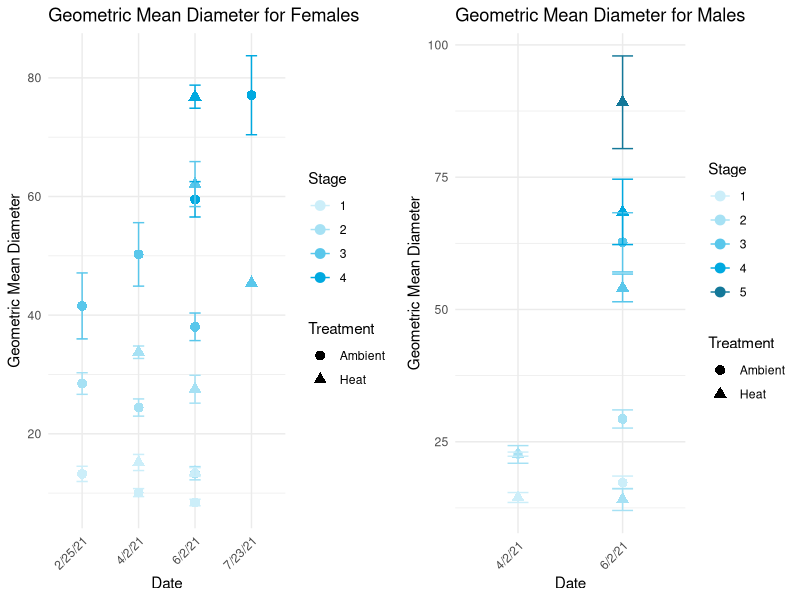
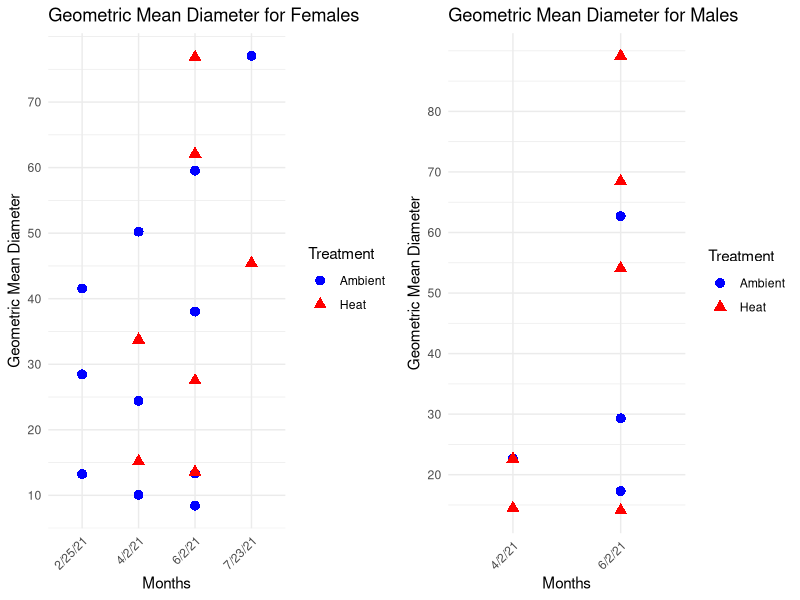
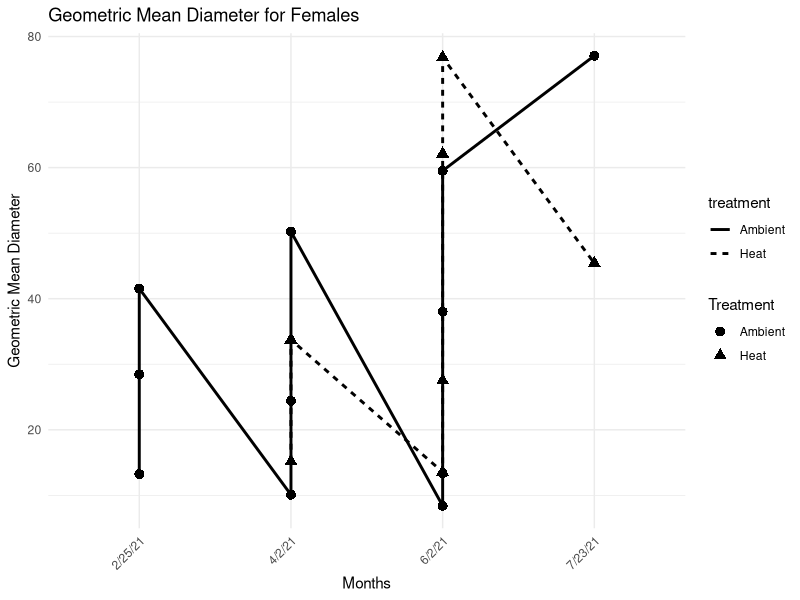
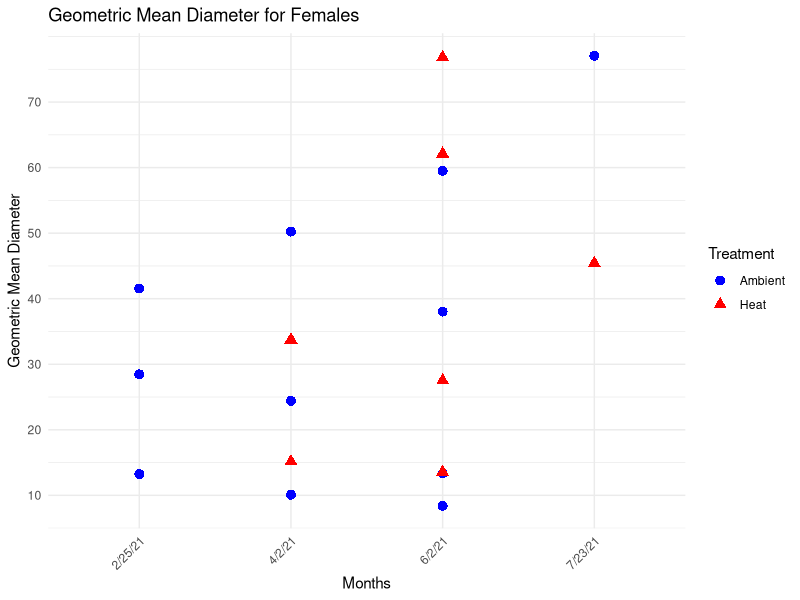
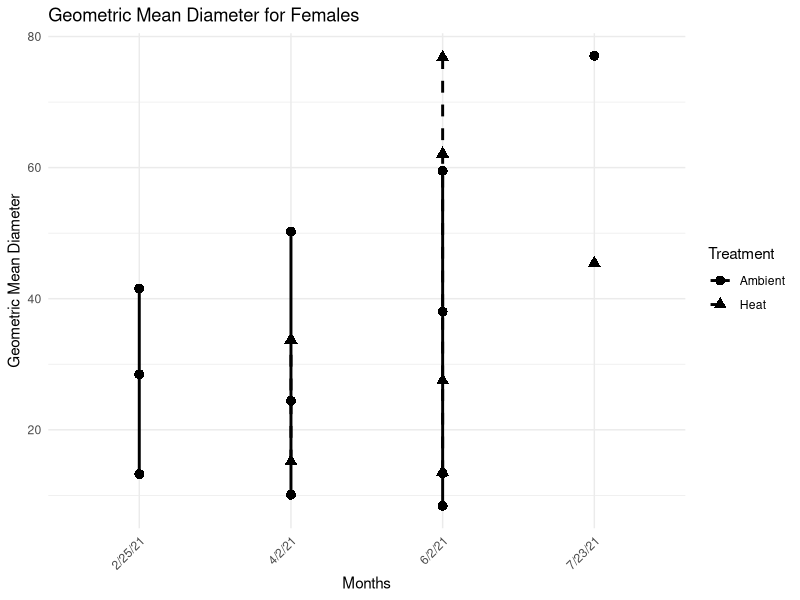
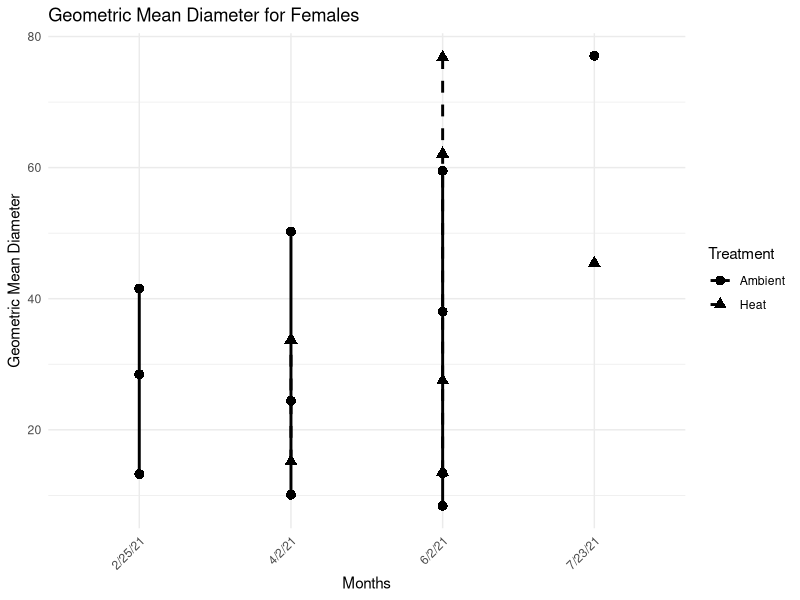
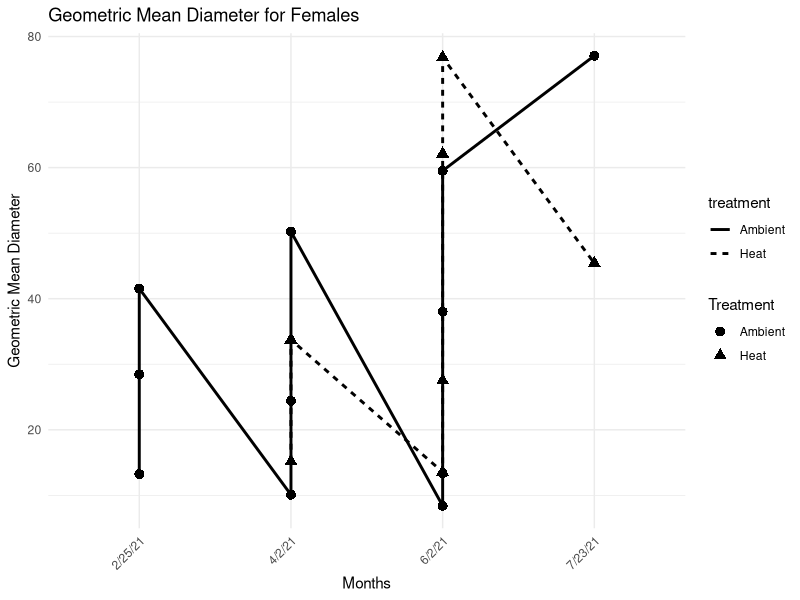
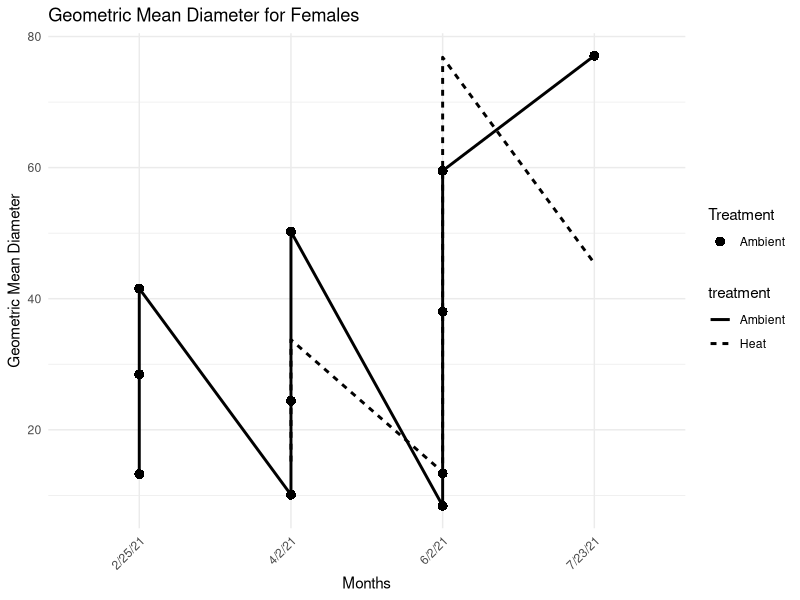

Recreate these plots in R, in order. (Note: this script raises an error after producing the figures.)
## ---- chunk 1
knitr::opts_chunk$set(echo = TRUE)

library(tidyverse)
library(readr)
if (!require(gridExtra)) {
  install.packages("gridExtra")
  library(gridExtra)
}

## ---- chunk 2
Size <- read.csv("../data/astrangia_histology_size.csv", header = T, na.strings = c("", "NA")) %>% 
  select(full_sample_id, timepoint, date, treatment, sex, stage, length, width) %>% 
  filter(treatment %in% c("Ambient", "Heat"))

## ---- chunk 3
Size_calc <- Size %>%
  mutate(
    geo.mean = sqrt(length * width),
    geo.mean.vol = pi * ((geo.mean / 2) ^ 2)
  )

## ---- chunk 4
std.error <- function(x) {
  sd(x, na.rm = TRUE) / sqrt(length(na.omit(x)))
}

Size_calc$date <- as.Date(Size_calc$date, format = "%m/%d/%y")


## ---- chunk 5
unique_dates <- unique(Size_calc$date)
print(unique_dates)
print(length(unique_dates))
## ---- chunk 6
# Convert date column to factor with desired labels
size.means <- Size_calc %>%
  group_by(date, sex, treatment, stage) %>%
  summarise(
    gm = mean(geo.mean, na.rm = TRUE), 
    sem = std.error(geo.mean),
    n = n(),
    .groups = 'drop'
  ) %>%
  mutate(
    date = factor(date, labels = c("2/25/21", "4/2/21", "6/2/21", "7/23/21", "8/25/21")),
    sex = factor(sex, levels = c("male", "female")),
    stage = factor(stage, levels = 1:5),
    descriptive_date = factor(date, 
                              levels = c("2/25/21", "4/2/21", "6/2/21", "7/23/21", "8/25/21"), 
                              labels = c("Febuary", "Early April", "Early June", "July", "August")))
  


## ---- chunk 7
#size.means$treatment <- factor(size.means$treatment, levels = c("field", "ambient", "high"))
#size.means$date <- factor(size.means$date, levels = c("February", "Early April", "Late April", "Early June", "Late June", "July", "September"))
#size.means$sex <- factor(size.means$sex, levels = c("male", "female"))

#size.means$date <- factor(size.means$date, levels = c("2/25/21","4/11/21", "4/29/21","6/4/21", "6/26/21","7/24/21", "9/2/21"))
#size.means$sex <- factor(size.means$sex, levels = c("male", "female"))

## ---- chunk 8
#size.means <- size.means %>%
  #mutate(
    #treatment = factor(treatment, levels = c("Field", "Ambient", "High")),
    #date = factor(date, levels = c("February", "Early April", "Late April", "Early June", "Late June", "July", "September")),
    #sex = factor(sex, levels = c("male", "female"))
  #)

#GETTING RID OF FOR ONLY A TEST
## ---- chunk 9
#size.means_female <- size.means %>% filter(sex == "female")

#size.means_female <- size.means %>% filter(sex == "female", treatment %in% c("Ambient", "Heat"))
#size.means_male <- size.means %>% filter(sex == "male", treatment %in% c("Ambient", "Heat"))

size.means_female <- size.means %>% filter(sex == "female", treatment %in% c("Ambient", "Heat"))
size.means_male <- size.means %>% filter(sex == "male", treatment %in% c("Ambient", "Heat"))

## ---- chunk 10
std.error <- function(x) {
  n <- sum(!is.na(x))
  if (n <= 1) {
    return(NA)
  } else {
    return(sd(x, na.rm = TRUE) / sqrt(n))
  }
}

# Apply the custom function within summarise
## ---- chunk 11
vol.means <- Size_calc %>%
  group_by(treatment, date, sex) %>%
  summarise(
    gm = mean(geo.mean.vol, na.rm = TRUE), 
    sem = std.error(geo.mean.vol),
    n = n(),
    .groups = 'drop'  # This ensures the grouped output is not grouped further
  ) %>%
  mutate(
    gm = ifelse(is.nan(gm), NA, gm),
    sem = ifelse(is.nan(sem), NA, sem)
  )

# Ensure date column is treated as a factor with the correct order
vol.means$date <- factor(vol.means$date, levels = c("2/25/21", "4/2/21", "6/2/21", "7/23/21", "8/25/21"))
vol.means$date <- factor(vol.means$date, levels = c("2021-02-25", "2021-04-02", "2021-06-02", "2021-07-23", "2021-08-25"))
# Print the resulting dataframe
print(vol.means)

## ---- chunk 12
plot_width <- 20
plot_female <- ggplot(size.means_female, aes(x = date, y = gm, shape = treatment, color = stage, group = interaction(treatment, stage))) +
  geom_point(size = 3) +
  geom_errorbar(aes(ymin = gm - sem, ymax = gm + sem), width = 0.2) +
  scale_shape_manual(values = c("Ambient" = 16, "Heat" = 17)) +  # circles for Ambient, triangles for Heat
  scale_color_manual(values = c("#CCEEF9", "#A6E1F4", "#59C7EB", "#00A9E0", "#137899")) +  # Custom color scale for stages
  labs(title = "Geometric Mean Diameter for Females",
       x = "Date",
       y = "Geometric Mean Diameter",
       shape = "Treatment",
       color = "Stage") +
  theme_minimal() +
  theme(axis.text.x = element_text(angle = 45, hjust = 1))

## ---- chunk 13
plot_width <- 20
plot_male <- ggplot(size.means_male, aes(x = date, y = gm, shape = treatment, color = stage, group = interaction(treatment, stage))) +
  geom_point(size = 3) +
  geom_errorbar(aes(ymin = gm - sem, ymax = gm + sem), width = 0.2) +
  scale_shape_manual(values = c("Ambient" = 16, "Heat" = 17)) +  # circles for Ambient, triangles for Heat
  scale_color_manual(values = c("#CCEEF9", "#A6E1F4", "#59C7EB", "#00A9E0", "#137899")) +  # Custom color scale for stages
  labs(title = "Geometric Mean Diameter for Males",
       x = "Date",
       y = "Geometric Mean Diameter",
       shape = "Treatment",
       color = "Stage") +
  theme_minimal() +
  theme(axis.text.x = element_text(angle = 45, hjust = 1))

## ---- chunk 14
grid.arrange(plot_female, plot_male, ncol = 2)
## ---- chunk 15
plot_female <- ggplot(size.means_female, aes(x = date, y = gm, shape = treatment, color = treatment)) +
  geom_point(size = 3) +
  scale_shape_manual(values = c("Ambient" = 16, "Heat" = 17)) +  # circles for Ambient, triangles for Heat
  scale_color_manual(values = c("Ambient" = "blue", "Heat" = "red")) +  # blue for Ambient, red for Heat
  labs(title = "Geometric Mean Diameter for Females",
       x = "Months",
       y = "Geometric Mean Diameter",
       shape = "Treatment",
       color = "Treatment") +
  theme_minimal() +
  theme(axis.text.x = element_text(angle = 45, hjust = 1)) +
  guides(
    shape = guide_legend(title = "Treatment"),
    color = guide_legend(title = "Treatment")
  ) +
  scale_y_continuous(breaks = seq(0, max(size.means_female$gm, na.rm = TRUE), by = 10))  # Adjust the 'by' argument to change spacing

## ---- chunk 16
plot_male <- ggplot(size.means_male, aes(x = date, y = gm, shape = treatment, color = treatment)) +
  geom_point(size = 3) +
  scale_shape_manual(values = c("Ambient" = 16, "Heat" = 17)) +  # circles for Ambient, triangles for Heat
  scale_color_manual(values = c("Ambient" = "blue", "Heat" = "red")) +  # blue for Ambient, red for Heat
  labs(title = "Geometric Mean Diameter for Males",
       x = "Months",
       y = "Geometric Mean Diameter",
       shape = "Treatment",
       color = "Treatment") +
  theme_minimal() +
  theme(axis.text.x = element_text(angle = 45, hjust = 1)) +
  guides(
    shape = guide_legend(title = "Treatment"),
    color = guide_legend(title = "Treatment")
  ) +
  scale_y_continuous(breaks = seq(0, max(size.means_male$gm, na.rm = TRUE), by = 10))  # Adjust the 'by' argument to change spacing

## ---- chunk 17
grid.arrange(plot_female, plot_male, ncol = 2)
## ---- chunk 18
# Filter data for females and for only ambient and heat treatments
size.means_filtered <- size.means %>% 
  filter(sex == "female", treatment %in% c("Ambient", "Heat"))

# Generate the plot
ggplot(size.means_filtered, aes(x = date, y = gm, shape = treatment, group = treatment)) +
  geom_point(aes(shape = treatment), size = 3) +
  geom_line(aes(linetype = treatment), size = 1) +
  scale_shape_manual(values = c("Ambient" = 16, "Heat" = 17)) +  # circles for Ambient, triangles for Heat
  labs(title = "Geometric Mean Diameter for Females",
       x = "Months",
       y = "Geometric Mean Diameter",
       shape = "Treatment") +
  theme_minimal() +
  theme(axis.text.x = element_text(angle = 45, hjust = 1))

## ---- chunk 19
c


## ---- chunk 20
# Filter data for females and for only ambient and heat treatments
size.means_filtered <- size.means %>% 
  filter(sex == "female", treatment %in% c("Ambient", "Heat"))

# Generate the plot
ggplot(size.means_filtered, aes(x = date, y = gm, shape = treatment, color = treatment)) +
  geom_point(size = 3) +
  scale_shape_manual(values = c("Ambient" = 16, "Heat" = 17)) +  # circles for Ambient, triangles for Heat
  scale_color_manual(values = c("Ambient" = "blue", "Heat" = "red")) +  # blue for Ambient, red for Heat
  labs(title = "Geometric Mean Diameter for Females",
       x = "Months",
       y = "Geometric Mean Diameter",
       shape = "Treatment",
       color = "Treatment") +
  theme_minimal() +
  theme(axis.text.x = element_text(angle = 45, hjust = 1)) +
  # Combine legend for shapes and colors
  guides(
    shape = guide_legend(title = "Treatment"),
    color = guide_legend(title = "Treatment")
  ) +
  # Adjust y-axis ticks and labels
  scale_y_continuous(breaks = seq(0, max(size.means_filtered$gm), by = 10))  # Adjust the 'by' argument to change spacing

## ---- chunk 21
# Filter data for females and for only ambient and heat treatments
size.means_filtered <- size.means %>% 
  filter(sex == "female", treatment %in% c("Ambient", "Heat"))

# Generate the plot
ggplot(size.means_filtered, aes(x = date, y = gm, shape = treatment, linetype = treatment)) +
  geom_point(size = 3) +
  geom_line(aes(group = interaction(treatment, date)), size = 1) +  # Add line connecting shapes
  scale_shape_manual(values = c("Ambient" = 16, "Heat" = 17)) +  # circles for Ambient, triangles for Heat
  scale_linetype_manual(values = c("Ambient" = "solid", "Heat" = "dashed")) +
  labs(title = "Geometric Mean Diameter for Females",
       x = "Months",
       y = "Geometric Mean Diameter",
       shape = "Treatment",
       linetype = "Treatment") +
  theme_minimal() +
  theme(axis.text.x = element_text(angle = 45, hjust = 1)) +
  # Combine legend for shapes and lines
  guides(
    shape = guide_legend(title = "Treatment", override.aes = list(linetype = c("solid", "dashed")))
  )

## ---- chunk 22
# Filter data for females and for only ambient and heat treatments
size.means_filtered <- size.means %>% 
  filter(sex == "female", treatment %in% c("Ambient", "Heat"))

# Generate the plot
ggplot(size.means_filtered, aes(x = date, y = gm, shape = treatment, linetype = treatment)) +
  geom_point(size = 3) +
  geom_line(aes(group = interaction(treatment, date)), size = 1) +  # Add line connecting shapes
  scale_shape_manual(values = c("Ambient" = 16, "Heat" = 17)) +  # circles for Ambient, triangles for Heat
  scale_linetype_manual(values = c("Ambient" = "solid", "Heat" = "dashed")) +
  labs(title = "Geometric Mean Diameter for Females",
       x = "Months",
       y = "Geometric Mean Diameter",
       shape = "Treatment",
       linetype = "Treatment") +
  theme_minimal() +
  theme(axis.text.x = element_text(angle = 45, hjust = 1)) +
  # Combine legend for shapes and lines
  guides(
    shape = guide_legend(title = "Treatment", override.aes = list(linetype = c("solid", "dashed")))
  )

## ---- chunk 23
# Filter data for females and for only ambient and heat treatments
size.means_filtered <- size.means %>% 
  filter(sex == "female", treatment %in% c("Ambient", "Heat"))

# Generate the plot
ggplot(size.means_filtered, aes(x = date, y = gm, shape = treatment, group = treatment)) +
  geom_point(aes(shape = treatment), size = 3) +
  geom_line(aes(linetype = treatment), size = 1) +
  scale_shape_manual(values = c("Ambient" = 16, "Heat" = 17)) +  # circles for Ambient, triangles for Heat
  labs(title = "Geometric Mean Diameter for Females",
       x = "Months",
       y = "Geometric Mean Diameter",
       shape = "Treatment") +
  theme_minimal() +
  theme(axis.text.x = element_text(angle = 45, hjust = 1))

## ---- chunk 24
# Generate the plot
ggplot(size.means_female, aes(x = date, y = gm, shape = treatment, group = treatment)) +
  geom_point(aes(shape = treatment), size = 3) +
  geom_line(aes(linetype = treatment), size = 1) +
  scale_shape_manual(values = c("Ambient" = 16, "High" = 17)) +  # circles for Ambient, triangles for High
  labs(title = "Geometric Mean Diameter for Females",
       x = "Months",
       y = "Geometric Mean Diameter",
       shape = "Treatment") +
  theme_minimal() +
  theme(axis.text.x = element_text(angle = 45, hjust = 1))
## ---- chunk 25
# Ensure the month variable is a factor with ordered levels
#size.means <- size.means %>%
  #mutate(month = factor(month, levels = c("February", "Early April", "Late April", "Early June", "Late June", "July", "September")))

# Is month right here or should I be doing date? and then turning date into month after?
## ---- chunk 26
# Plot all stages by Timepoint
size_plot <- ggplot(size.means, aes(x = timepoint, y = value, fill = stage)) +
  geom_point() +
  facet_wrap(~ treatment)
# replaced treatment for stage

# Plot stages by Timepoint and Treatment
stage_trt_plot <- ggplot(size.means, aes(x = timepoint, y = value, fill = stage)) +
  geom_point() +
  facet_grid(treatment ~ stage) +
  scale_fill_manual(
    values = c("#CCEEF9", "#A6E1F4", "#59C7EB", "#00A9E0", "#137899"),
    labels = c('Stage I', 'Stage II', 'Stage III', 'Stage IV', 'Stage V')) +
  theme_bw() +
  ylab("Microns (µm)") +
  xlab("Timepoint") +
  theme(axis.text.x = element_text(angle = 90, vjust = 0.5, hjust=1),
        strip.text.x = element_text(size = 10),
        strip.text.y = element_text(size = 10),
        panel.border = element_rect(colour = "black", size = 1),
        legend.position = "none")

print(size_plot)
print(stage_trt_plot)

# Save the plots
#ggsave("output/all_stages_plot.pdf", all_stages_plot, width = 10, height = 6, units = "in")
#ggsave("output/stage_trt_plot.pdf", stage_trt_plot, width = 10, height = 6, units = "in")
